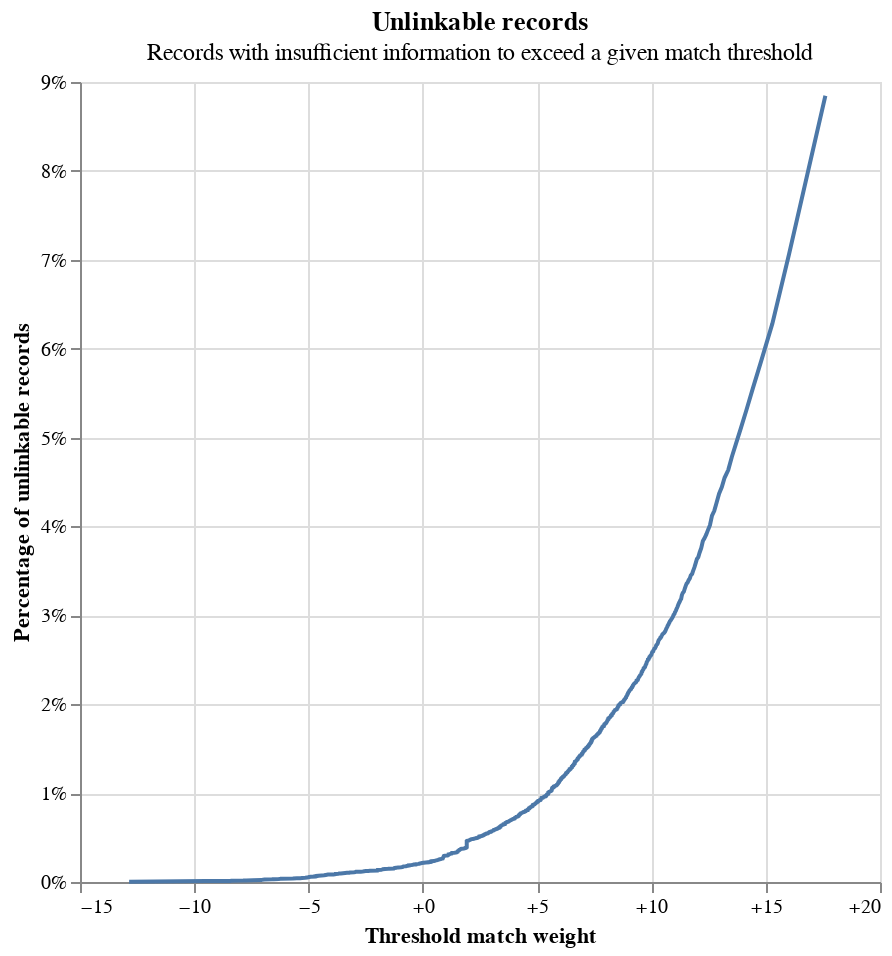

Notebook code for this chart:
### Code cell
linker.unlinkables_chart()

### Figure 1 — Vega-Lite specification as saved in the notebook (floating-point values rounded to 4 significant figures; data arrays with more than 128 entries replaced by an {"elided": "..."} marker saying what was removed)
{"$schema": "https://vega.github.io/schema/vega-lite/v4.8.1.json", "config": {"view": {"continuousHeight": 300, "continuousWidth": 400}}, "data": {"values": {"elided": "1025 records"}}, "height": 400, "layer": [{"encoding": {"x": {"axis": {"format": "+", "title": "Threshold match weight"}, "field": "match_weight", "type": "quantitative"}, "y": {"axis": {"format": "%", "title": "Percentage of unlinkable records"}, "field": "cum_prop", "type": "quantitative"}}, "mark": "line"}, {"encoding": {"opacity": {"value": 0}, "tooltip": [{"field": "match_weight", "format": "+.5", "title": "Match weight", "type": "quantitative"}, {"field": "match_probability", "format": ".5", "title": "Match probability", "type": "quantitative"}, {"field": "cum_prop", "format": ".3%", "title": "Proportion of unlinkable records", "type": "quantitative"}], "x": {"field": "match_weight", "type": "quantitative"}, "y": {"field": "cum_prop", "type": "quantitative"}}, "mark": "point", "selection": {"selector112": {"empty": "none", "fields": ["match_weight", "cum_prop"], "nearest": true, "on": "mouseover", "type": "single"}}}, {"encoding": {"opacity": {"condition": {"selection": "selector112", "value": 1}, "value": 0}, "x": {"axis": {"title": "Threshold match weight"}, "field": "match_weight", "type": "quantitative"}, "y": {"axis": {"format": "%", "title": "Percentage of unlinkable records"}, "field": "cum_prop", "type": "quantitative"}}, "mark": "point"}, {"encoding": {"x": {"field": "match_weight", "type": "quantitative"}}, "mark": {"color": "gray", "type": "rule"}, "transform": [{"filter": {"selection": "selector112"}}]}, {"encoding": {"y": {"field": "cum_prop", "type": "quantitative"}}, "mark": {"color": "gray", "type": "rule"}, "transform": [{"filter": {"selection": "selector112"}}]}], "title": {"subtitle": "Records with insufficient information to exceed a given match threshold", "text": "Unlinkable records"}, "width": 400}
